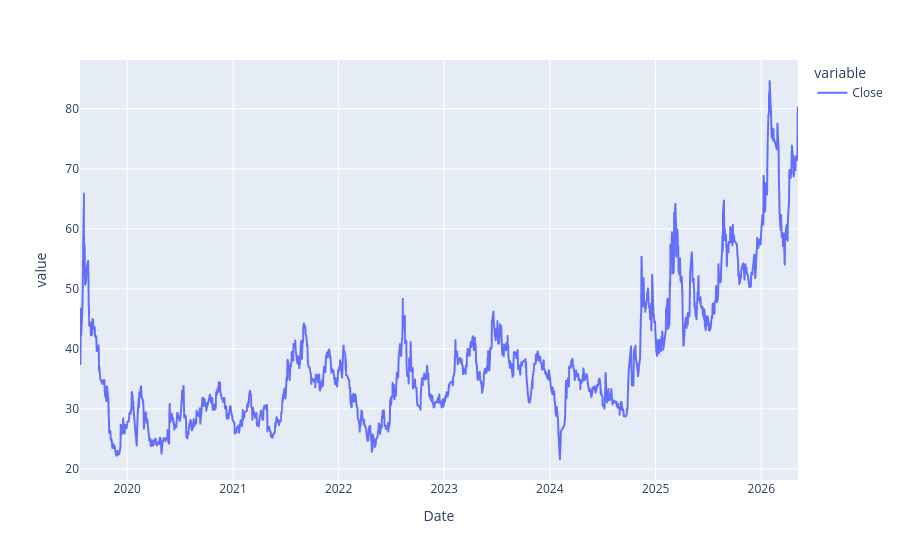

The code cell stored with this chart in its notebook:
### Code cell
hist['Close'].plot()

### Figure 1 — Plotly figure (JSON) as saved in the notebook; plotly's stock layout.template omitted (floating-point values rounded to 4 significant figures; data arrays with more than 128 entries replaced by an {"elided": "..."} marker saying what was removed)
{"data": [{"hovertemplate": "variable=Close<br>Date=%{x}<br>value=%{y}<extra></extra>", "legendgroup": "Close", "line": {"color": "#636efa", "dash": "solid"}, "marker": {"symbol": "circle"}, "mode": "lines", "name": "Close", "showlegend": true, "type": "scattergl", "x": {"elided": "1646 str values"}, "xaxis": "x", "y": {"elided": "1646 float values"}, "yaxis": "y"}], "layout": {"legend": {"title": {"text": "variable"}, "tracegroupgap": 0}, "margin": {"t": 60}, "xaxis": {"anchor": "y", "domain": [0, 1], "title": {"text": "Date"}}, "yaxis": {"anchor": "x", "domain": [0, 1], "title": {"text": "value"}}}}
